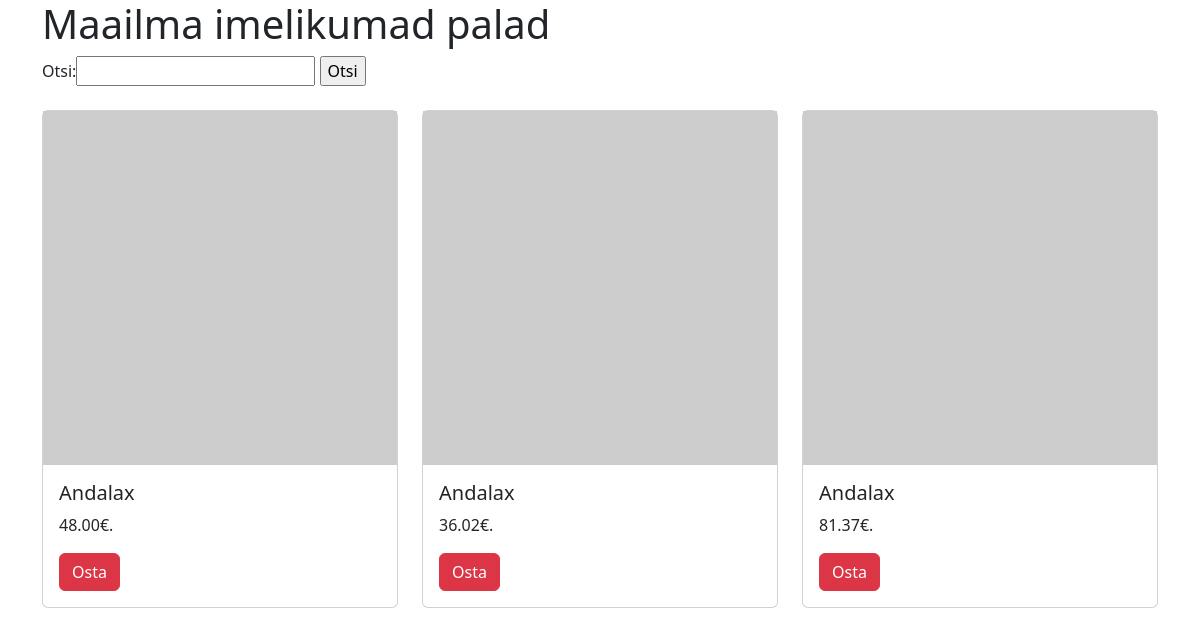
The page /index.php?s=Andalax on the database its author committed.
### tables this page shows
CREATE TABLE `albumid` (
  `id` int(10) NOT NULL,
  `artist` varchar(255) NOT NULL,
  `album` varchar(255) NOT NULL,
  `aasta` year(4) NOT NULL,
  `hind` decimal(6,2) NOT NULL
);

### index.php (the view, shortened to what this page needs)
<?php include("config.php"); ?>
<!doctype html>
<html lang="en">
    <head>
        <link
            href="https://cdn.jsdelivr.net/npm/bootstrap@5.3.2/dist/css/bootstrap.min.css"
            rel="stylesheet"
        />
    </head>
    <body>
        <div class="container">
            <h1>Maailma imelikumad palad</h1>
            <form action="" method="get">
                Otsi:<input type="text" name="s">
                <input type="Submit" value="Otsi">
            </form>
<div class="row row-cols-1 row-cols-md-3 g-4 pt-4">
            <?php
    if (!empty($_GET["s"])) {
        $s = $_GET["s"];
        $paring = 'SELECT album, hind FROM albumid WHERE album LIKE "%'.$s.'%"';
    }else {
            $paring = "SELECT album, hind FROM albumid ORDER BY artist ASC LIMIT 10";
    }
            $valjund = mysqli_query($yhendus, $paring);
        while($rida = mysqli_fetch_assoc($valjund)){
            echo '
            <div class="col">
            <div class="card">
            <img src="https://picsum.photos/400/400" alt="pilt">
              <div class="card-body">
                <h5 class="card-title">'.$rida['album'].'</h5>
                <p class="card-text">'.$rida['hind'].'€.</p>
                <a href="#" class="btn btn-danger">Osta</a>
              </div>
            </div>
          </div>
          ';
        }
            ?>
            </div>
        </div>
    </body>
</html>

### rows shown on the page
albumid: album "Andalax", hind "48.00"
albumid: album "Andalax", hind "36.02"
albumid: album "Andalax", hind "81.37"
